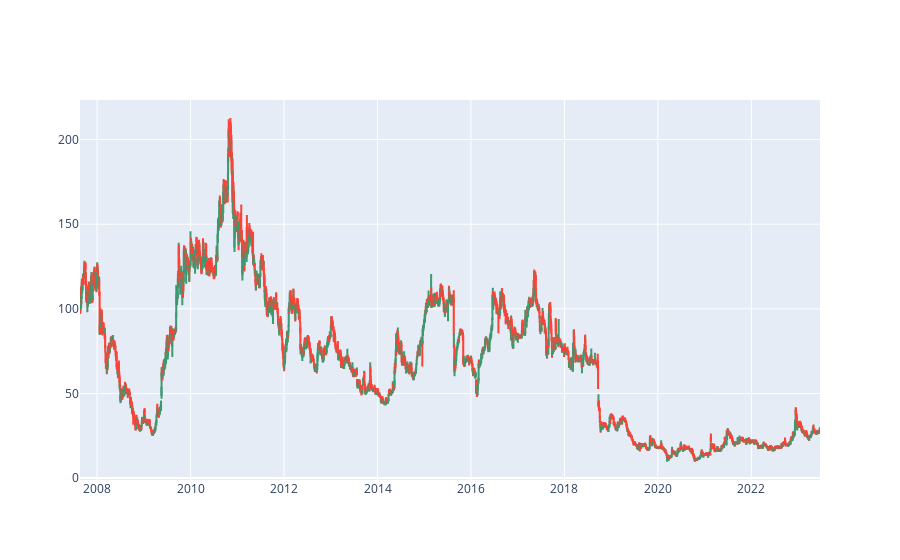

Source (notebook cell):
### Code cell
fig = go.Figure(data=[go.Candlestick(x=stock_data['Date'],
                open=stock_data['Open'],
                high=stock_data['High'],
                low=stock_data['Low'],
                close=stock_data['Close']),])

fig.update_layout(xaxis_rangeslider_visible=False)
plt.savefig('tickerpic.png')
fig.show()

### Figure 1 — Plotly figure (JSON) as saved in the notebook; plotly's stock layout.template omitted (floating-point values rounded to 4 significant figures; data arrays with more than 128 entries replaced by an {"elided": "..."} marker saying what was removed)
{"data": [{"close": {"elided": "3905 float values"}, "high": {"elided": "3905 float values"}, "low": {"elided": "3905 float values"}, "open": {"elided": "3905 float values"}, "type": "candlestick", "x": {"elided": "3905 str values"}}], "layout": {"xaxis": {"rangeslider": {"visible": false}}}}
